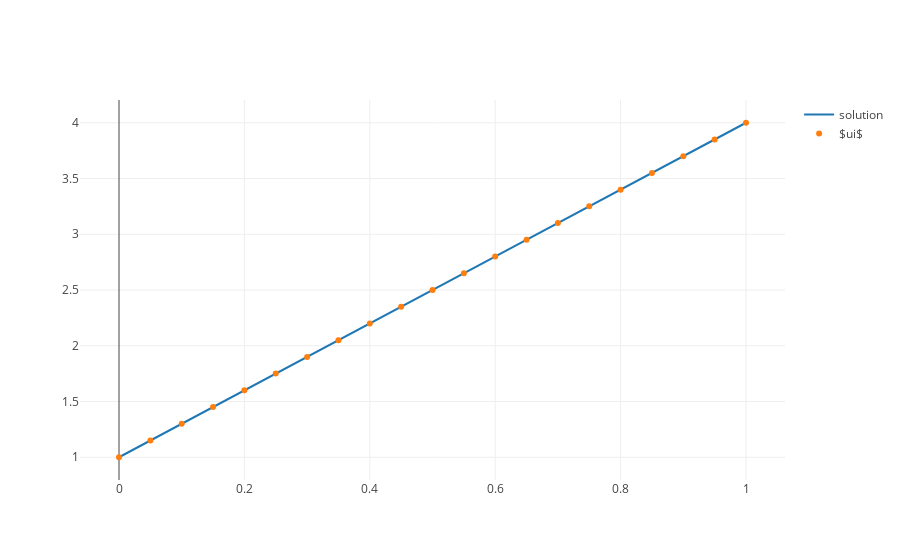

Notebook source saved alongside this figure:
### Markdown cell above
We now plot, we expect a line!

### Code cell
x, u = interpolate(ui)


fig = go.Figure(data=[
    go.Scatter(x=x, y=u, mode='lines', name="solution"),
    go.Scatter(x=nodes, y=ui, mode='markers', name="$ui$"),
])
plotly.iplot(fig)

### Figure 1 — Plotly figure (JSON) as saved in the notebook; plotly's stock layout.template omitted (floating-point values rounded to 4 significant figures; data arrays with more than 128 entries replaced by an {"elided": "..."} marker saying what was removed)
{"data": [{"mode": "lines", "name": "solution", "type": "scatter", "uid": "fa135970-dbed-4e40-bc7b-a9a4be59e280", "x": {"elided": "500 float values"}, "y": {"elided": "500 float values"}}, {"mode": "markers", "name": "$ui$", "type": "scatter", "uid": "ec764f60-50b4-4c60-99e2-1dea15406e0e", "x": [0, 0.1, 0.2, 0.3, 0.4, 0.5, 0.6, 0.7, 0.8, 0.9, 1, 0.05, 0.15, 0.25, 0.35, 0.45, 0.55, 0.65, 0.75, 0.85, 0.95], "y": [1, 1.3, 1.6, 1.9, 2.2, 2.5, 2.8, 3.1, 3.4, 3.7, 4, 1.15, 1.45, 1.75, 2.05, 2.35, 2.65, 2.95, 3.25, 3.55, 3.85]}], "layout": {}}
